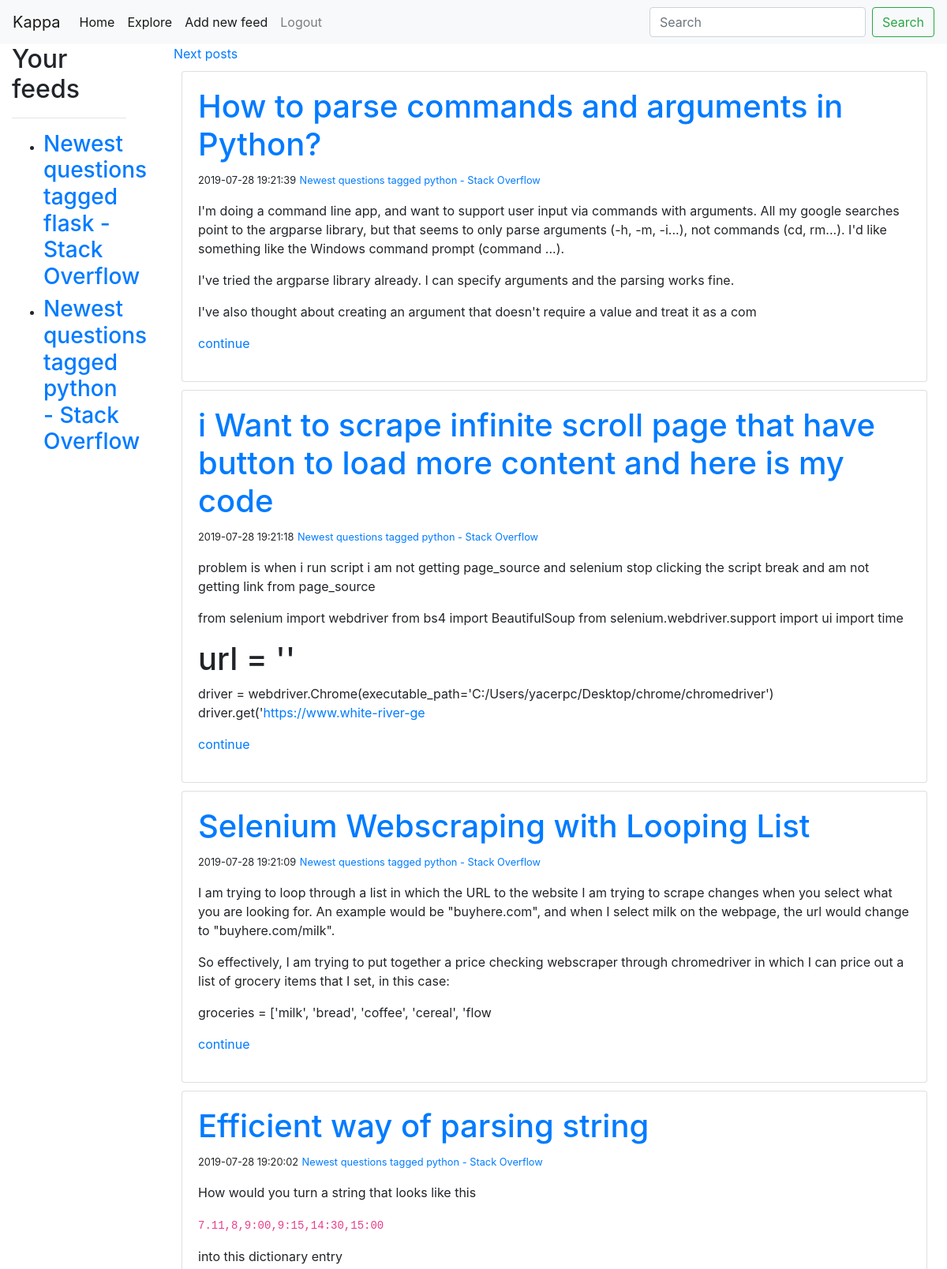
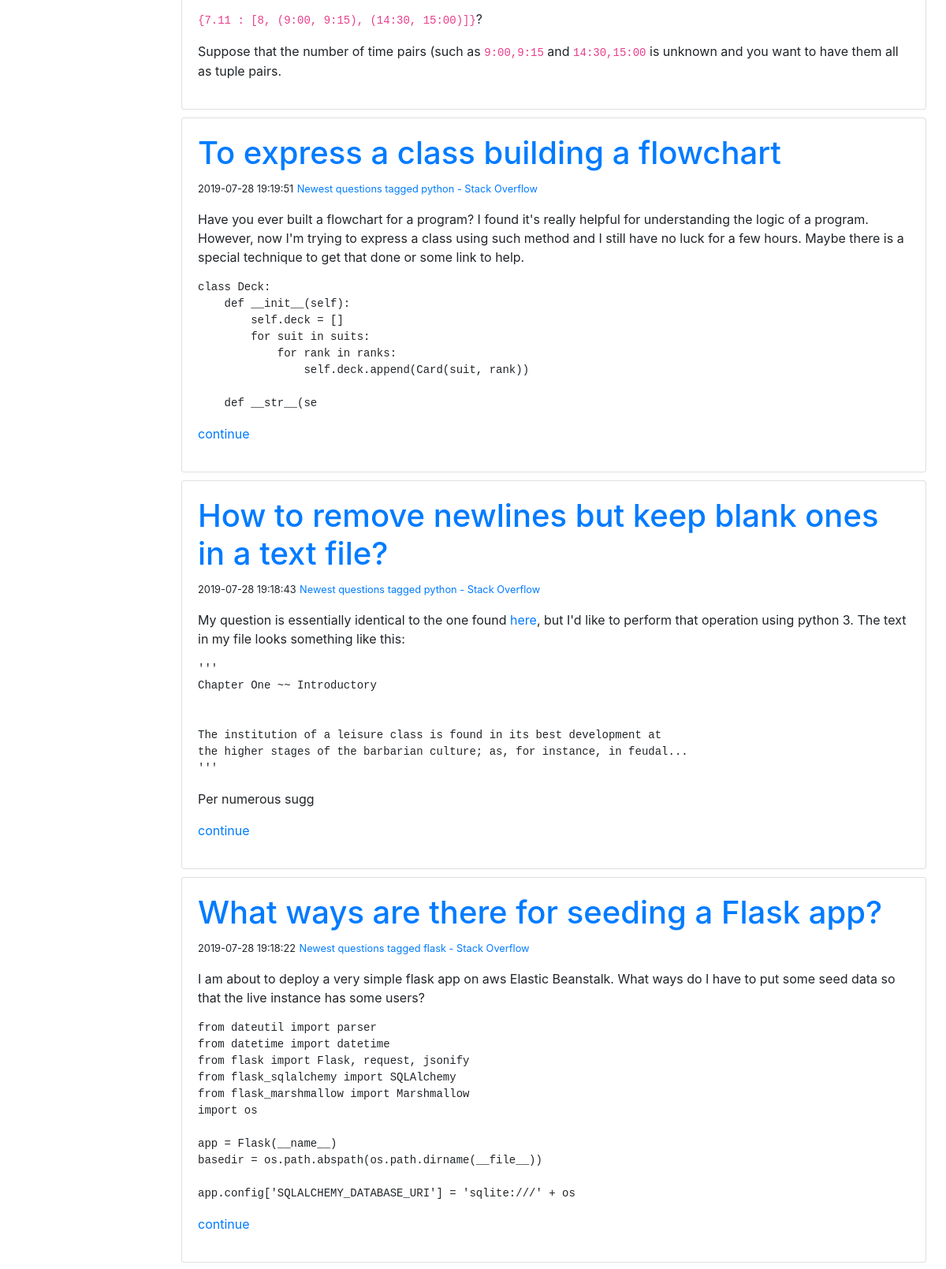
Screenshot of / (signed in, upper part) with the database file from the repository (2 pictures, top to bottom).
### rss_reader/models.py (models this page shows, shortened)
class User(db.Model, UserMixin):
    id = db.Column(db.Integer, primary_key=True)
    username = db.Column(db.String(64), index=True, unique=True)
    email = db.Column(db.String(128), index=True, unique=True)
    password_hash = db.Column(db.String(128))
    feeds = db.relationship(
        "RssFeed", secondary=feeds, lazy="dynamic", backref="followers"
    )
    def get_feed_entries(self):  # to improve
        if len(self.feeds.all()) == 0:
            return []
        first_entry = self.feeds.all()[0].posts
        entries = []
        for entry in self.feeds.all()[1:]:
            entries.append(entry.posts)
        entries = first_entry.union(*entries)
        return entries.order_by(RssEntry.date.desc())

class RssFeed(db.Model):
    __searchable__ = ["title"]
    title = db.Column(db.String(128))
    id = db.Column(db.Integer, primary_key=True)
    link = db.Column(db.String(128), unique=True)
    posts = db.relationship("RssEntry", backref="feed_file", lazy="dynamic")

class RssEntry(db.Model):
    id = db.Column(db.Integer, primary_key=True)
    href = db.Column(
        db.String(128)
    )  # unique is not false to let multiple feed files have the same article
    feed_id = db.Column(db.ForeignKey("rss_feed.id"))
    title = db.Column(db.String(128))
    date = db.Column(db.DateTime, index=True)
    content = db.Column(db.String(1024))  # I will cut every entry

### rss_reader/routes.py (the view)
@app.route("/", methods=["GET", "POST"])
@login_required
def index():
    page = request.args.get("page", 1, type=int)
    feeds = current_user.get_feed_entries()
    if feeds != []:
        feeds = feeds.paginate(page, 25, False)
        next_url = url_for("index", page=feeds.next_num) if feeds.has_next else None
        prev_url = url_for("index", page=feeds.prev_num) if feeds.has_prev else None
        return render_template(
            "index.html", feeds=feeds.items, prev_url=prev_url, next_url=next_url
        )
    else:
        return render_template("index.html", feeds=[], prev_url=None, next_url=None)

### rss_reader/models.py (called while the page is built)
@login.user_loader
def load_user(id):
    return User.query.get(int(id))

### rss_reader/routes.py (called while the page is built)
@app.before_request
def before_request():
    pass

### rss_reader/templates/index.html (shortened to what this page needs)
{% extends "base.html" %}
{% block content %}
{% if next_url %}
<a href="{{ next_url }}">Next posts</a>
{% endif %}
{% for feed in feeds %}
<div class="card" style="margin: 10px">
  <div class="card-body">
    <h1><a href="{{feed.href}}">{{feed.title}}</a></h1>
    <small>{{feed.date}}</small>
    <small><a href="{{ url_for('feed', feed_id=feed.feed_file.id) }}">{{feed.feed_file.title}}</a></small>
    <p>{{feed.content|safe}}
      {% if feed.content|length > 500 %}
      <a href="{{feed.href}}"> continue</a>
      {% endif %}
    </p>
  </div>
</div>
{% endfor %}
{% endblock content %}
{% block sidebar %}
<div class="col-2">
  <div class="container">
    <h2>Your feeds</h2>
    <hr>
    <ul>
      {% for feed in current_user.feeds.all() %}
        <li>
          <a href="{{ url_for('feed', feed_id=feed.id) }}"><h3>{{feed.title}}</h3></a>
        </li>
      {% endfor %}
    </ul>
  </div>
</div>
{% endblock sidebar %}

### rss_reader/templates/base.html (shortened to what this page needs)
<!doctype html>
<html lang="en">
  <head>
    <link rel="stylesheet" href="https://stackpath.bootstrapcdn.com/bootstrap/4.3.1/css/bootstrap.min.css">
  </head>
  <body>
    <nav class="navbar navbar-expand-lg navbar-light bg-light">
      <a class="navbar-brand" href="#">{{current_user.username}}</a>
      <div class="collapse navbar-collapse" id="navbarSupportedContent">
        <ul class="navbar-nav mr-auto">
          <li class="nav-item active">
            <a class="nav-link" href="{{ url_for('index') }}">Home</a>
          </li>
          <li class="nav-item active">
            <a class="nav-link" href="{{ url_for('explore') }}">Explore</a>
          </li>
          {% if current_user.is_anonymous %}
          <li class="nav-item">
            <a class="nav-link" href="{{ url_for('login') }}">Login</a>
          </li>
          {% else %}
          <div class="nav-item active">
            <a class="nav-link" href="{{ url_for('add') }}">Add new feed</a>
          </div>
            <a class="nav-link" href="{{ url_for('logout') }}">Logout</a>
          </div>
          {% endif %}
        <form class="form-inline my-2 my-lg-0" method="get" action="{{ url_for('explore') }}">
          <input class="form-control mr-sm-2" type="search" placeholder="Search" aria-label="Search" name="q">
          <button class="btn btn-outline-success my-2 my-sm-0" type="submit">Search</button>
        </form>
    </nav>
    <div class="row">
      {% block sidebar %}{% endblock %}
      <div class="col-10">
        <div class="container">
          {% block content %}{% endblock %}
        </div>
      </div>
    </div>
  </body>
</html>

### rows the page displays
User: username "Kappa"
RssFeed: title "Newest questions tagged flask - Stack Overflow"
RssFeed: title "Newest questions tagged python - Stack Overflow"
RssEntry: title "How to parse commands and arguments in Python?", date "2019-07-28 19:21:39", feed_file "Newest questions tagged python - Stack Overflow", content "I'm doing a command line app, and want to support user input via commands with arguments. All my google searches point to the argparse library, but that seems to only parse arguments (-h, -m, -i...), not commands (cd, rm...). I'd like something like the Windows command prompt (command ...). I've tried the argparse library already. I can specify arguments and the parsing works fine. I've also thought about creating an argument that doesn't require a value and treat it as a com"
RssEntry: title "i Want to scrape infinite scroll page that have button to load more content and here is my code", date "2019-07-28 19:21:18", feed_file "Newest questions tagged python - Stack Overflow", content "problem is when i run script i am not getting page_source and selenium stop clicking the script break and am not getting link from page_source from selenium import webdriver from bs4 import BeautifulSoup from selenium.webdriver.support import ui import time url = '' driver = webdriver.Chrome(executable_path='C:/Users/yacerpc/Desktop/chrome/chromedriver') driver.get(' https://www.white-river-ge"
RssEntry: title "Selenium Webscraping with Looping List", date "2019-07-28 19:21:09", feed_file "Newest questions tagged python - Stack Overflow", content "I am trying to loop through a list in which the URL to the website I am trying to scrape changes when you select what you are looking for. An example would be \"buyhere.com\", and when I select milk on the webpage, the url would change to \"buyhere.com/milk\". So effectively, I am trying to put together a price checking webscraper through chromedriver in which I can price out a list of grocery items that I set, in this case: groceries = ['milk', 'bread', 'coffee', 'cereal', 'flow"
RssEntry: title "Efficient way of parsing string", date "2019-07-28 19:20:02", feed_file "Newest questions tagged python - Stack Overflow", content "How would you turn a string that looks like this 7.11,8,9:00,9:15,14:30,15:00 into this dictionary entry {7.11 : [8, (9:00, 9:15), (14:30, 15:00)]} ? Suppose that the number of time pairs (such as 9:00,9:15 and 14:30,15:00 is unknown and you want to have them all as tuple pairs."
RssEntry: title "To express a class building a flowchart", date "2019-07-28 19:19:51", feed_file "Newest questions tagged python - Stack Overflow", content "Have you ever built a flowchart for a program? I found it's really helpful for understanding the logic of a program. However, now I'm trying to express a class using such method and I still have no luck for a few hours. Maybe there is a special technique to get that done or some link to help. class Deck: def __init__(self): self.deck = [] for suit in suits: for rank in ranks: self.deck.append(Card(suit, rank)) def __str__(se"
RssEntry: title "How to remove newlines but keep blank ones in a text file?", date "2019-07-28 19:18:43", feed_file "Newest questions tagged python - Stack Overflow", content "My question is essentially identical to the one found here , but I'd like to perform that operation using python 3. The text in my file looks something like this: ''' Chapter One ~~ Introductory The institution of a leisure class is found in its best development at the higher stages of the barbarian culture; as, for instance, in feudal... ''' Per numerous sugg"
RssEntry: title "What ways are there for seeding a Flask app?", date "2019-07-28 19:18:22", feed_file "Newest questions tagged flask - Stack Overflow", content "I am about to deploy a very simple flask app on aws Elastic Beanstalk. What ways do I have to put some seed data so that the live instance has some users? from dateutil import parser from datetime import datetime from flask import Flask, request, jsonify from flask_sqlalchemy import SQLAlchemy from flask_marshmallow import Marshmallow import os app = Flask(__name__) basedir = os.path.abspath(os.path.dirname(__file__)) app.config['SQLALCHEMY_DATABASE_URI'] = 'sqlite:///' + os"
